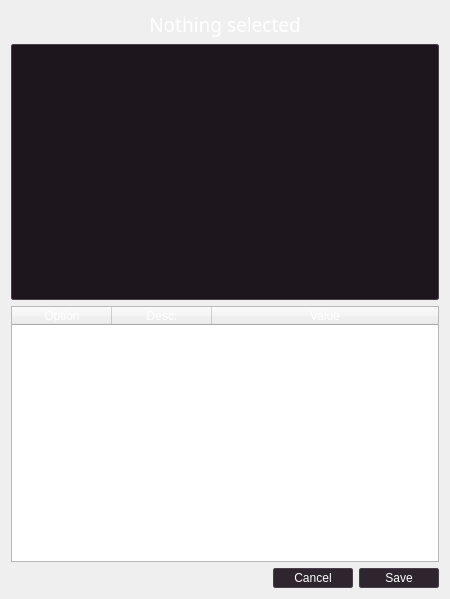
<?xml version="1.0" encoding="UTF-8"?>
<ui version="4.0">
 <class>Dialog</class>
 <widget class="QDialog" name="Dialog">
  <property name="geometry">
   <rect>
    <x>0</x>
    <y>0</y>
    <width>450</width>
    <height>599</height>
   </rect>
  </property>
  <property name="sizePolicy">
   <sizepolicy hsizetype="Expanding" vsizetype="Expanding">
    <horstretch>0</horstretch>
    <verstretch>0</verstretch>
   </sizepolicy>
  </property>
  <property name="windowTitle">
   <string>Dialog</string>
  </property>
  <property name="styleSheet">
   <string notr="true">QDialog *:enabled {
color: #ffffff;
}

QTabWidget::tab-bar {
background-color: #130e13;
min-width: 21;
} 

QTabBar::tab {
min-width: 21;
background: #130e13; /*221922*/
border-top-left-radius: 2px;
border-top-right-radius: 2px;
spacing: 6;
padding: 2px;
}

QTabBar::tab:selected {
border: 1px solid #4a3e4a;
border-right-color: #130e13; 
background: #130e13;
}
QTabBar::tab:!selected {
border: 1px solid #221922;
border-left-color: #130e13; 
border-right-color: #4a3e4a; 
background: #221922;
}
QTabBar::tab:first:!selected {
border: 1px solid #130e13;
border-right-color: #4a3e4a; 
border-top-color: #4a3e4a; 
border-bottom-color: #221922;
background: #221922;
}
QTabBar::tab:last:!selected {
border: 1px solid #130e13;
border-right-color: #4a3e4a; 
border-bottom-color: #4a3e4a; 
border-top-color: #221922;
background: #221922;
}

QPushButton {
padding: 2;
spacing: 6;
background-color: #2e252e;
border: 1px solid #4a3e4a;
min-width: 74px;
border-radius: 2px;
}

QPushButton:pressed {
background-color: #1d161d;
}

QGroupBox {
    background-color: #1d161d;
    border: 1px solid #4a3e4a;
    border-radius: 2px;
	padding: 2;
	padding-top: 20px;
    /*margin-top: 1ex;  leave space at the top for the title */
}
QGroupBox::title {
    subcontrol-origin: padding;
    subcontrol-position: top center; /* position at the top center */
    padding:  5px;
}

QComboBox {
border-radius: 2px;
padding: 2;
spacing: 6;
background-color: #2e252e;
border: 1px solid #4a3e4a;
min-width: 74px;
}

QComboBox:on {
background-color: #1d161d;
}

QComboBox QAbstractItemView {
    border: none;
	background-color: #130e13;
	selection-background-color: #221922;
}

QComboBox::drop-down {
border-color: #2e252e;
padding: 2;
}


QComboBox::down-arrow {
    image: url(core/qt5/icons/down.svg);
}

QListView {
border: 1px solid #4a3e4a;
padding: 2;
border-radius: 2px;
background-color: #1d161d;
font-size: 10pt;
selection-background-color: #271d27;
}

QTreeView {
border: 1px solid #4a3e4a;
padding: 2;
border-radius: 2px;
background-color: #1d161d;
selection-background-color: #271d27;
}

QLineEdit {
border: 1px solid #4a3e4a;
padding: 2;
border-radius: 2px;
background-color: #1d161d;
selection-background-color: #271d27;
}

QFrame[frameShape=&quot;4&quot;] {
color: #c8bdc8;
}

QFrame[frameShape=&quot;5&quot;] {
color: #c8bdc8;
}

QTabBar QToolButton {
border: none;
background-color: #130e13
}

QCheckBox::indicator {
border: 1px solid transparent;
}
QCheckBox::indicator:checked {
border-color: transparent;
background-color: transparent;
image: url(core/qt5/icons/check.png);
}

QCheckBox::indicator:indeterminate {
border-color: transparent;
background-color: transparent;
image: url(core/qt5/icons/check.png);
}

QCheckBox::indicator:unchecked {
background-color: #221922;
image: none;
}

QTreeView::indicator {
border: 1px solid transparent;
}
QTreeView::indicator:checked {
border-color: transparent;
background-color: transparent;
image: url(core/qt5/icons/check.png);
}

QTreeView::indicator:indeterminate {
border-color: transparent;
background-color: transparent;
image: url(core/qt5/icons/check.png);
}

QTreeView::indicator:unchecked {
background-color: #221922;
image: none;
}

QTextBrowser {
border: 1px solid #4a3e4a;
padding: 2;
border-radius: 2px;
background-color: #1d161d;
}
</string>
  </property>
  <property name="sizeGripEnabled">
   <bool>false</bool>
  </property>
  <layout class="QVBoxLayout" name="verticalLayout_2">
   <item>
    <widget class="QLabel" name="titleLabel">
     <property name="sizePolicy">
      <sizepolicy hsizetype="Expanding" vsizetype="Preferred">
       <horstretch>0</horstretch>
       <verstretch>0</verstretch>
      </sizepolicy>
     </property>
     <property name="font">
      <font>
       <family>Passero One</family>
       <pointsize>14</pointsize>
       <weight>50</weight>
       <bold>false</bold>
       <underline>false</underline>
      </font>
     </property>
     <property name="frameShape">
      <enum>QFrame::NoFrame</enum>
     </property>
     <property name="frameShadow">
      <enum>QFrame::Plain</enum>
     </property>
     <property name="text">
      <string>Nothing selected</string>
     </property>
     <property name="alignment">
      <set>Qt::AlignCenter</set>
     </property>
    </widget>
   </item>
   <item>
    <layout class="QVBoxLayout" name="verticalLayout">
     <item>
      <widget class="QTextBrowser" name="infoPanel">
       <property name="html">
        <string>&lt;!DOCTYPE HTML PUBLIC &quot;-//W3C//DTD HTML 4.0//EN&quot; &quot;http://www.w3.org/TR/REC-html40/strict.dtd&quot;&gt;
&lt;html&gt;&lt;head&gt;&lt;meta name=&quot;qrichtext&quot; content=&quot;1&quot; /&gt;&lt;style type=&quot;text/css&quot;&gt;
p, li { white-space: pre-wrap; }
&lt;/style&gt;&lt;/head&gt;&lt;body style=&quot; font-family:'Sans Serif'; font-size:10pt; font-weight:400; font-style:normal;&quot;&gt;
&lt;p align=&quot;justify&quot; style=&quot;-qt-paragraph-type:empty; margin-top:0px; margin-bottom:0px; margin-left:0px; margin-right:0px; -qt-block-indent:0; text-indent:0px; font-family:'Sans Serif';&quot;&gt;&lt;br /&gt;&lt;/p&gt;&lt;/body&gt;&lt;/html&gt;</string>
       </property>
      </widget>
     </item>
     <item>
      <widget class="QTableWidget" name="optionTable">
       <property name="sizePolicy">
        <sizepolicy hsizetype="Expanding" vsizetype="Expanding">
         <horstretch>0</horstretch>
         <verstretch>0</verstretch>
        </sizepolicy>
       </property>
       <property name="alternatingRowColors">
        <bool>true</bool>
       </property>
       <property name="showGrid">
        <bool>true</bool>
       </property>
       <property name="gridStyle">
        <enum>Qt::SolidLine</enum>
       </property>
       <property name="wordWrap">
        <bool>true</bool>
       </property>
       <property name="rowCount">
        <number>0</number>
       </property>
       <property name="columnCount">
        <number>3</number>
       </property>
       <attribute name="horizontalHeaderVisible">
        <bool>true</bool>
       </attribute>
       <attribute name="horizontalHeaderCascadingSectionResizes">
        <bool>true</bool>
       </attribute>
       <attribute name="horizontalHeaderMinimumSectionSize">
        <number>51</number>
       </attribute>
       <attribute name="horizontalHeaderDefaultSectionSize">
        <number>100</number>
       </attribute>
       <attribute name="horizontalHeaderShowSortIndicator" stdset="0">
        <bool>false</bool>
       </attribute>
       <attribute name="horizontalHeaderStretchLastSection">
        <bool>true</bool>
       </attribute>
       <attribute name="verticalHeaderVisible">
        <bool>true</bool>
       </attribute>
       <attribute name="verticalHeaderCascadingSectionResizes">
        <bool>false</bool>
       </attribute>
       <column>
        <property name="text">
         <string>Option</string>
        </property>
       </column>
       <column>
        <property name="text">
         <string>Desc.</string>
        </property>
       </column>
       <column>
        <property name="text">
         <string>Value</string>
        </property>
       </column>
      </widget>
     </item>
     <item>
      <layout class="QHBoxLayout" name="horizontalLayout">
       <item>
        <spacer name="horizontalSpacer">
         <property name="orientation">
          <enum>Qt::Horizontal</enum>
         </property>
         <property name="sizeHint" stdset="0">
          <size>
           <width>40</width>
           <height>20</height>
          </size>
         </property>
        </spacer>
       </item>
       <item>
        <widget class="QPushButton" name="cancelButton">
         <property name="text">
          <string>Cancel</string>
         </property>
         <property name="icon">
          <iconset>
           <normaloff>icons/cancel.svg</normaloff>icons/cancel.svg</iconset>
         </property>
        </widget>
       </item>
       <item>
        <widget class="QPushButton" name="saveButton">
         <property name="text">
          <string>Save</string>
         </property>
         <property name="icon">
          <iconset>
           <normaloff>icons/apply.svg</normaloff>icons/apply.svg</iconset>
         </property>
        </widget>
       </item>
      </layout>
     </item>
    </layout>
   </item>
  </layout>
 </widget>
 <resources/>
 <connections/>
</ui>
